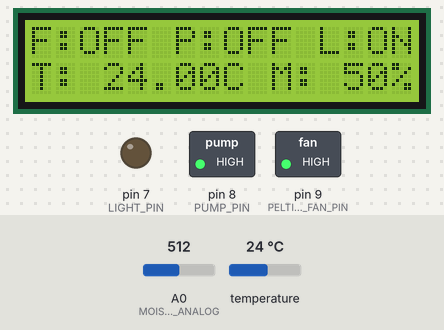
Bench run of a program on a simulated Arduino Uno, built with avr-gcc and run on an emulated ATmega328P. On the bench: 16×2 character LCD, switched loads named in the program (green lamp = pin HIGH), output pins drawn as LEDs (lit = HIGH). Inputs (shaded band) come from the test bench; at power-on: A0 (MOISTURE_SENSOR_PIN_ANALOG) = 512, temperature 24 °C. What the program prints to the serial monitor is not drawn.

Above: at 6.2 s.
6.3 s: A0 (MOISTURE_SENSOR_PIN_ANALOG) set to 530
At 7.1 s:
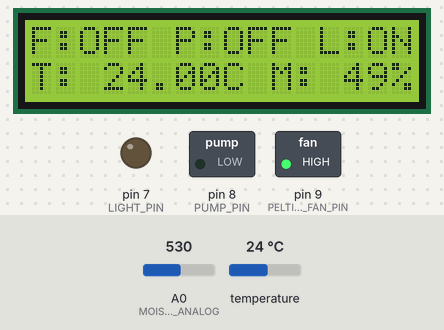
7.8 s: A0 (MOISTURE_SENSOR_PIN_ANALOG) set to 921
At 8.2 s:
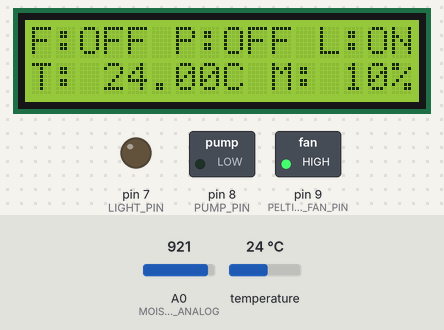
9.3 s: A0 (MOISTURE_SENSOR_PIN_ANALOG) set to 942
At 10.5 s:
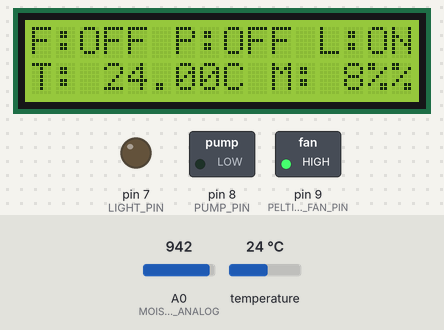
10.8 s: temperature set to 27 °C
At 11.7 s:
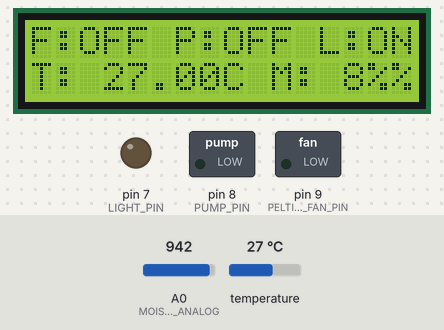
12.3 s: A0 (MOISTURE_SENSOR_PIN_ANALOG) set to 511
At 12.9 s:
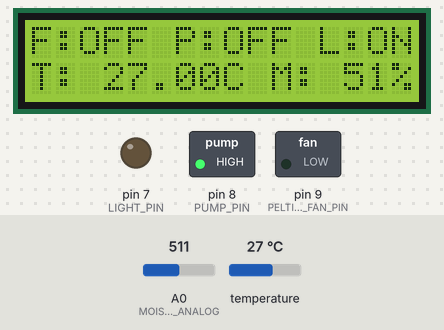
13.8 s: temperature set to 12 °C
At 15.2 s:
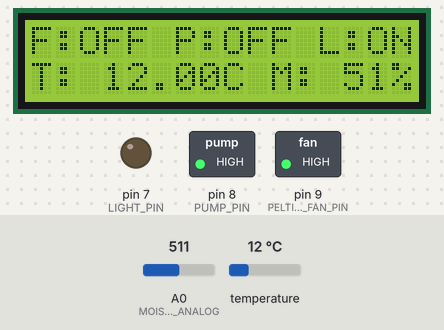
Timing chart, 0 to 16.3 s (numbered marks = the images above; inputs shaded):
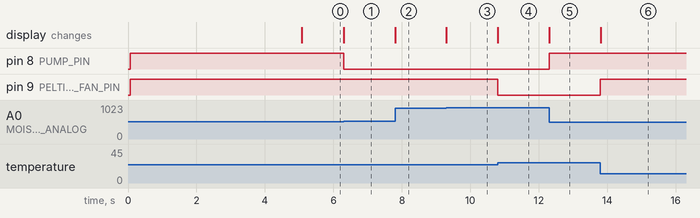

Measured:
- the behaviour switches between 521 and 522 on A0 (MOISTURE_SENSOR_PIN_ANALOG) (found by bisection; images 0 and 1)
- the behaviour switches between 930 and 931 on A0 (MOISTURE_SENSOR_PIN_ANALOG) (found by bisection; images 2 and 3)
- the behaviour switches between 25 and 26 °C on temperature (found by bisection; images 3 and 4)
- after the input at 6.3 s, pin 8 (PUMP_PIN): HIGH → LOW at once; the display: changes at once (image 1)
- after the input at 7.8 s, the display: changes at once (image 2)
- after the input at 9.3 s, the display: changes at once (image 3)
- after the input at 10.8 s, pin 9 (PELTIER_FAN_PIN): HIGH → LOW at once; the display: changes at once (image 4)
- after the input at 12.3 s, pin 8 (PUMP_PIN): LOW → HIGH at once; the display: changes at once (image 5)
- after the input at 13.8 s, pin 9 (PELTIER_FAN_PIN): LOW → HIGH at once; the display: changes at once (image 6)

The program:

main.cpp
```cpp
#include <Arduino.h>
#include <DHT_U.h>
#include <LiquidCrystal.h>

#define MOISTURE_SENSOR_PIN_ANALOG A0 // Moisture Sensor
#define TEMP_HUMIDITY_SENSOR_PIN 2    // DHT11
#define PELTIER_FAN_PIN 9             // Peltier Fan
#define PUMP_PIN 8                    // Pump
#define LIGHT_PIN 7                   // Light

// System Specific values
#define TemperatureThreshold 25                  // 25 degrees, turn on fan
#define MoistureThreshold 50                     // 50%, turn on pump
#define LightOnTime 8UL * 60UL * 60UL * 1000UL   // 8 hours
#define LightOffTime 16UL * 60UL * 60UL * 1000UL // 16 hours

// For DHT11
DHT_Unified dht(TEMP_HUMIDITY_SENSOR_PIN, DHT11);

// Liquid Crystal Display
const int rs = 4, en = 9, d4 = 10, d5 = 11, d6 = 12, d7 = 13;
LiquidCrystal lcd(4, 6, 10, 11, 12, 13);

// Function Prototypes
float getTemperature();
float getMoisturePercentage();
void lightScheduler(int pin);
void displayEnviornmentInfo(float temperature, int moisture);
void displayPeripheralsStatus();

// Global Variables
uint8_t lightStatus = 0; // This is to track the state of the light timer
int8_t prevLightState = -1;
int8_t prevFanState = -1;
int8_t prevPumpState = -1;
static unsigned long previousMillis = 0;
float previousTemperature = 0;
float previousMoisture = 0;

void setup()
{
  dht.begin();
  lcd.begin(16, 2);

  pinMode(MOISTURE_SENSOR_PIN_ANALOG, INPUT); // Moisture Sensor connected to analog pin A0 as input
  pinMode(PELTIER_FAN_PIN, OUTPUT);           // Peltier Fan connected to digital pin 3 as output
  pinMode(PUMP_PIN, OUTPUT);                  // Pump connected to digital pin 4 as output
  pinMode(LIGHT_PIN, OUTPUT);                 // Light connected to digital pin 5 as output

  digitalWrite(PELTIER_FAN_PIN, HIGH);  // Turn off the fan when the system starts
  digitalWrite(PUMP_PIN, HIGH);         // Turn off the pump when the system starts
  digitalWrite(LIGHT_PIN, lightStatus); // Turn on the light when the system starts

  Serial.begin(9600);

  Serial.println("Smart Greenhouse System is starting...");

  lcd.clear();
  lcd.setCursor(0, 0);
  lcd.print("Smart Greenhouse");
  lcd.setCursor(0, 1);
  lcd.print("Starting System...");

  delay(5000); // Delay to let system boot up
}

void loop()
{
  // Temperature
  float temperature = getTemperature();
  if (temperature > TemperatureThreshold)
  {
    digitalWrite(PELTIER_FAN_PIN, LOW);
    prevFanState = 0;
  }
  else
  {
    digitalWrite(PELTIER_FAN_PIN, HIGH);
    prevFanState = 1;
  }

  // Moisture
  int moisture = getMoisturePercentage();
  if (moisture < MoistureThreshold)
  {
    digitalWrite(PUMP_PIN, LOW);
    prevPumpState = 0;
  }
  else
  {
    digitalWrite(PUMP_PIN, HIGH);
    prevPumpState = 1;
  }

  if (temperature != previousTemperature || moisture != previousMoisture)
  {
    displayEnviornmentInfo(temperature, moisture);
    previousTemperature = temperature;
    previousMoisture = moisture;
  }

  displayPeripheralsStatus();

  lightScheduler(LIGHT_PIN);
}

float getTemperature()
{
  sensors_event_t event;
  dht.temperature().getEvent(&event);
  if (isnan(event.temperature))
  {
    Serial.println("Error reading temperature!");
    return -1;
  }
  return event.temperature;
}

float getMoisturePercentage()
{
  int sensorValue = analogRead(MOISTURE_SENSOR_PIN_ANALOG);
  return map(sensorValue, 0, 1023, 100, 0);
}

void lightScheduler(int pin)
{
  unsigned long currentMillis = millis(); // Get the current time

  if (currentMillis - previousMillis >= (lightStatus ? LightOffTime : LightOnTime))
  {
    previousMillis = currentMillis;
    lightStatus = !lightStatus;
    digitalWrite(pin, lightStatus);
    Serial.print("Light is ");
    Serial.println(!lightStatus ? "on" : "off");
  }
}

void displayEnviornmentInfo(float temperature, int moisture)
{
  lcd.setCursor(0, 1);
  lcd.print("T: ");
  lcd.print(temperature);
  lcd.print("C");
  lcd.print(" M: ");
  lcd.print(moisture);
  lcd.print("%");
  Serial.print("Temperature: ");
  Serial.print(temperature);
  Serial.print("C, Moisture: ");
  Serial.print(moisture);
  Serial.println("% ");
}

void displayPeripheralsStatus()
{
  uint8_t currentFanState = digitalRead(PELTIER_FAN_PIN);
  uint8_t currentPumpState = digitalRead(PUMP_PIN);
  uint8_t currentLightState = digitalRead(LIGHT_PIN);

  if (currentFanState != prevFanState || currentPumpState != prevPumpState || currentLightState != prevLightState)
  {
    lcd.setCursor(0, 0);
    lcd.print("F:");
    lcd.print(currentFanState ? "OFF" : "ON");
    lcd.print(" P:");
    lcd.print(currentPumpState ? "OFF" : "ON");
    lcd.print(" L:");
    lcd.print(currentLightState ? "OFF" : "ON    ");
    Serial.print("Fan: ");
    Serial.print(currentFanState ? "OFF" : "ON");
    Serial.print(", Pump: ");
    Serial.print(currentPumpState ? "OFF" : "ON");
    Serial.print(", Light: ");
    Serial.println(currentLightState ? "OFF" : "ON ");

    prevFanState = currentFanState;
    prevPumpState = currentPumpState;
    prevLightState = currentLightState;
  }
}
```
